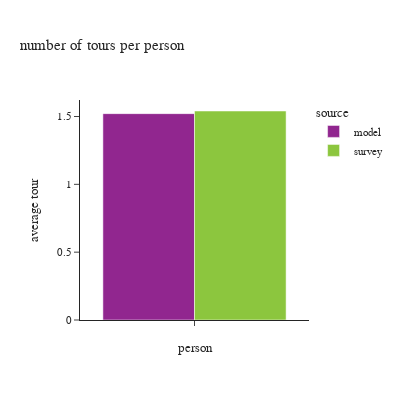

Notebook code for this chart:
### Code cell
df_plot = df_tour.groupby(['source'])['toexpfac'].sum().reset_index().\
    merge(df_person.groupby(['source'])['psexpfac'].sum().reset_index(), how='left', on=['source'])
df_plot['average tour'] = df_plot['toexpfac']/df_plot['psexpfac']
df_plot['person'] = ''

fig = px.bar(df_plot, x="person", y="average tour", color="source",
             barmode="group",title="number of tours per person")
fig.update_layout(height=400, width=400, font=dict(size=11),
                  xaxis = dict(dtick = 1, categoryorder='category ascending'),
                  yaxis=dict(tickformat=".3"))
fig.show()

### Figure 1 — Plotly figure (JSON) as saved in the notebook; plotly's stock layout.template omitted (floating-point values rounded to 4 significant figures)
{"data": [{"alignmentgroup": "True", "hovertemplate": "source=model<br>person=%{x}<br>average tour=%{y}<extra></extra>", "legendgroup": "model", "marker": {"color": "#91268F", "pattern": {"shape": ""}}, "name": "model", "offsetgroup": "model", "orientation": "v", "showlegend": true, "textposition": "auto", "type": "bar", "x": [""], "xaxis": "x", "y": [1.521], "yaxis": "y"}, {"alignmentgroup": "True", "hovertemplate": "source=survey<br>person=%{x}<br>average tour=%{y}<extra></extra>", "legendgroup": "survey", "marker": {"color": "#8CC63E", "pattern": {"shape": ""}}, "name": "survey", "offsetgroup": "survey", "orientation": "v", "showlegend": true, "textposition": "auto", "type": "bar", "x": [""], "xaxis": "x", "y": [1.541], "yaxis": "y"}], "layout": {"barmode": "group", "font": {"size": 11}, "height": 400, "legend": {"title": {"text": "source"}, "tracegroupgap": 0}, "title": {"text": "number of tours per person"}, "width": 400, "xaxis": {"anchor": "y", "categoryorder": "category ascending", "domain": [0, 1], "dtick": 1, "title": {"text": "person"}}, "yaxis": {"anchor": "x", "domain": [0, 1], "tickformat": ".3", "title": {"text": "average tour"}}}}
